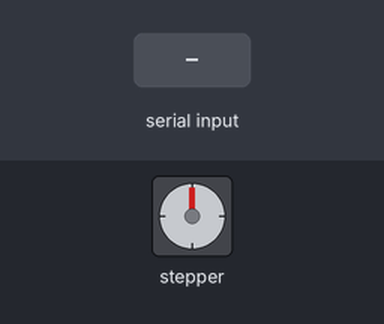
This sketch was run on a simulated Arduino Uno, built with avr-gcc and run on an emulated ATmega328P. Shown: stepper motor. The inputs (shaded band) are chosen by the test bench. Stepper angles assume 200 steps per turn.

Above: at 1.2 s.
1.3 s: "constant\n" received over Serial
At 1.45 s:
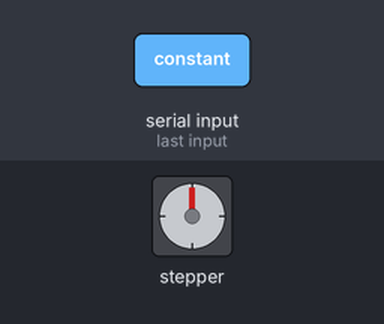
At 2.06 s:
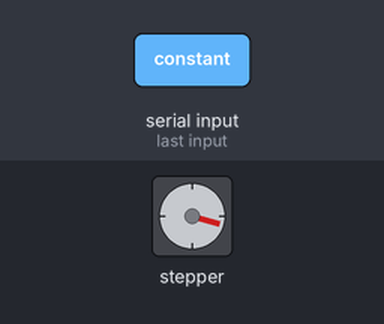
4.3 s: "ramp\n" received over Serial
At 9.7 s:
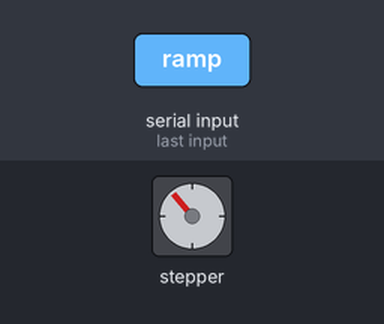
Timing chart, 0 to 11.2 s (numbered marks = the images above; inputs shaded):
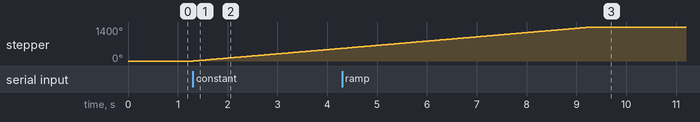

Measured:
- after the input at 1.3 s, stepper: keeps turning clockwise at about 174°/s, starting at once

The sketch:

FuyuConstantSpeed.ino
```cpp
// (licence header left out)
#include <AccelStepper.h>
int pulpin = 8;
int dirpin = 9;
AccelStepper stepper(1,pulpin,dirpin); // (mode, PUL,DIR) Defaults to AccelStepper::FULL4WIRE (4 pins) on 2, 3, 4, 5
// In the future this code can be told how many motors it has at which pins
// int num_motors = 1; // number of motors controlled by the arduino

//----------------------------------------------------------------------------------------
// Motor Movement
bool ramping = false;
float ramp = 5000; // time in ms
float base = 0;
float x = 0;
int set = 100;
unsigned long start;

//----------------------------------------------------------------------------------
// Serial Communication
String command ;

void setup()
{  Serial.begin(9600); //start serial - tip: don't use serial if you don't need it (speed considerations)
   stepper.setMaxSpeed(1000);
   stepper.setSpeed(0);
   start = millis();
}

void loop() {
    if (Serial.available() > 0) {
        command = Serial.readStringUntil('\n');
        command.trim();

        if (command.equals("ramp")) {
            ramping = true;
            start = millis();
            x = 0;
        } else if (command.equals("stop")) {
            ramping = false;
            stepper.setSpeed(0);
        } else if (command.equals("constant")) {
            ramping = false;
            stepper.setSpeed(set);
        } else if (command.equals("take")) {
            takecontrol(pulpin, dirpin);
        } else if (command.equals("give")) {
            givecontrol(pulpin, dirpin);
        }
    }

    if (ramping && (millis() - start) >= ramp && x <= 10) {
        stepper.setSpeed(base * x);
        x += 1;
        start = millis();
    }

    stepper.runSpeed();
}


void takecontrol(int pul,int dir){
   pinMode(pul, OUTPUT);
   pinMode(dir, OUTPUT);
}
void givecontrol(int pul,int dir){
   pinMode(pul, INPUT);
   pinMode(dir, INPUT);
}
```
